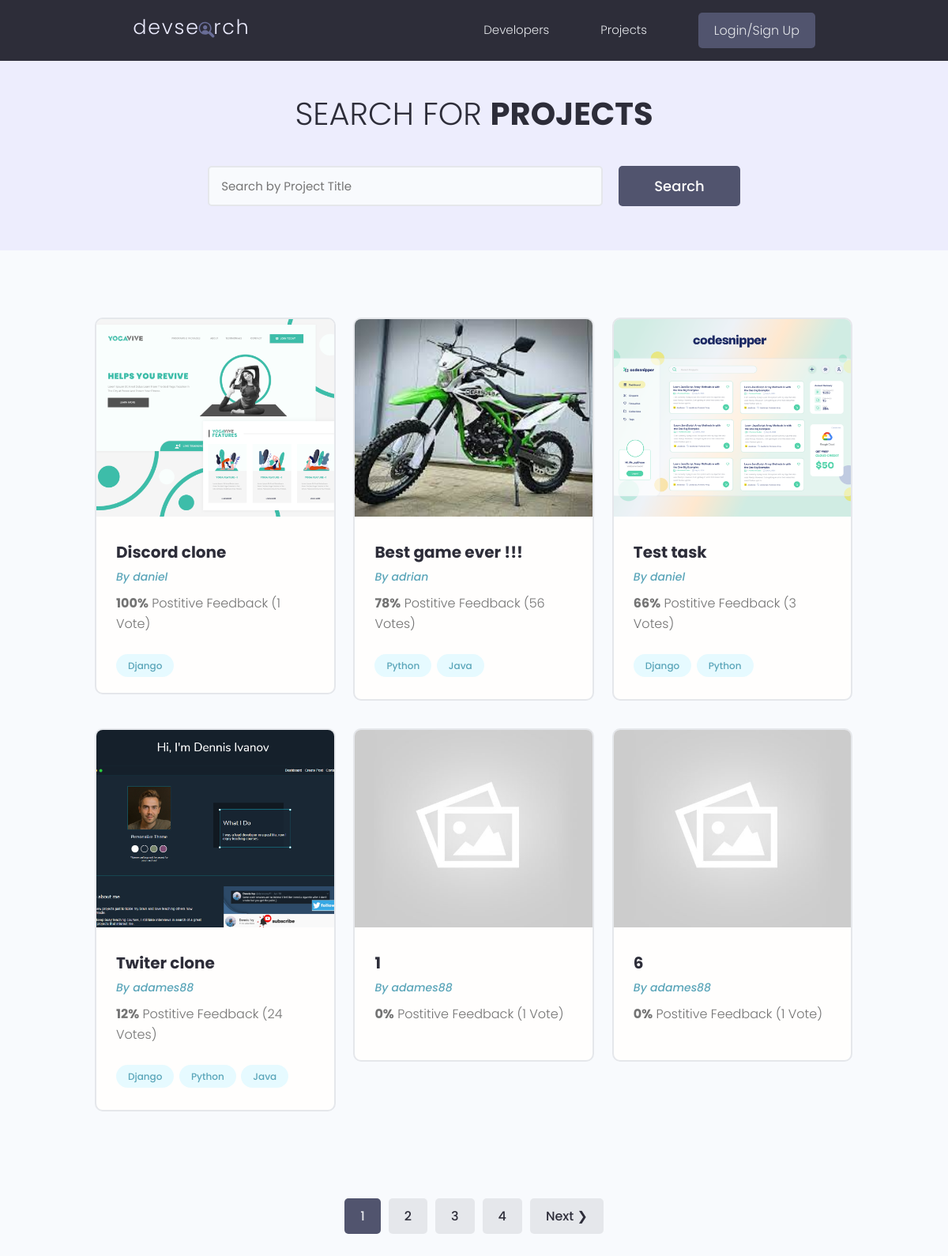
The app's page /projects/, older data.
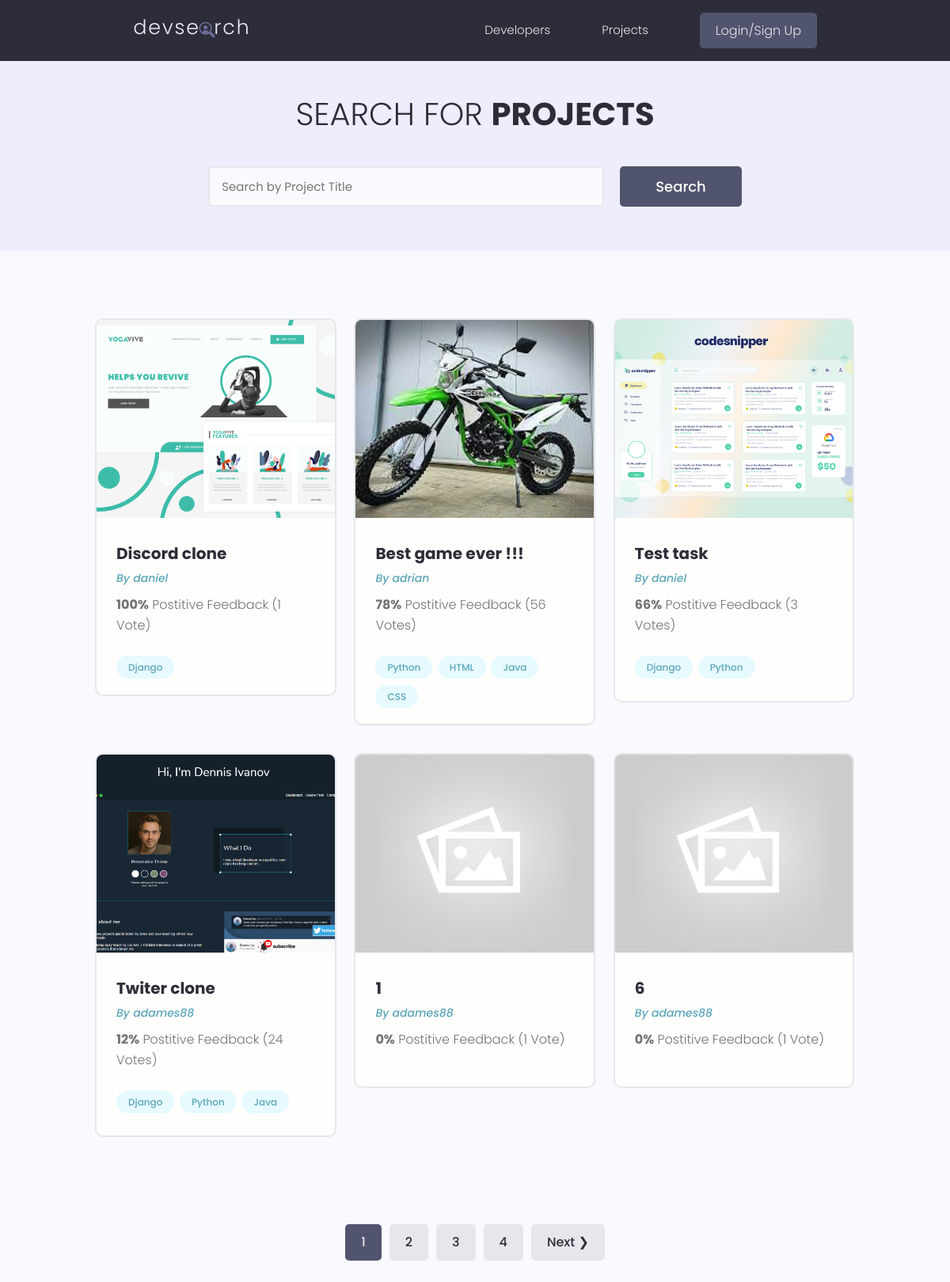
The same page, newer data.
### projects/models.py (models this page shows, shortened)
class Project(models.Model):
    id = models.UUIDField(default=uuid.uuid4, unique=True,
    primary_key=True, editable=False)
    owner = models.ForeignKey(Profile, on_delete=models.CASCADE,null=True,blank=True)
    title = models.CharField(max_length=200)
    description = models.TextField(null=True, blank=True)
    featured_image = models.ImageField(null=False,blank=False, default="default.jpg")
    demo_link = models.CharField(max_length=2000,null=True,blank=True)
    source_link = models.CharField(max_length=2000,null=True,blank=True)
    tags = models.ManyToManyField("Tag",blank=True )
    vote_total = models.IntegerField(default=0, null=True,blank=True)
    vote_ratio = models.IntegerField(default=0, null=True,blank=True)
    created = models.DateTimeField(auto_now_add=True)
    updated = models.DateTimeField(auto_now=True)
    class Meta:
        ordering = ["-vote_ratio","-vote_total", "title"]

class Tag (models.Model):
    id = models.UUIDField(default=uuid.uuid4, unique=True,
    primary_key=True, editable=False)
    name = models.CharField(max_length=200)
    created = models.DateTimeField(auto_now_add=True)
    def __str__(self):
        return self.name

### users/models.py (models this page shows)
class Profile(models.Model):
    id = models.UUIDField(default=uuid.uuid4, unique=True,
    primary_key=True, editable=False)
    user = models.OneToOneField(User, on_delete=models.CASCADE, null=True,blank=True)
    name = models.CharField(max_length=200, blank=True, null=True)
    username = models.CharField(max_length=200, blank=True, null=True)
    location = models.CharField(max_length=200, blank=True, null=True)
    email = models.EmailField(max_length=300, null= True, blank=True)
    short_info = models.CharField(max_length=200, blank=True, null=True)
    bio = models.TextField(blank=True, null=True)
    profile_image = models.ImageField(blank=False, null=False, upload_to="profiles/", default="profiles/user-default.png")
    social_github = models.CharField(max_length=200, blank=True, null=True)
    social_twitter = models.CharField(max_length=200, blank=True, null=True)
    social_linkedin = models.CharField(max_length=200, blank=True, null=True)
    social_youtube = models.CharField(max_length=200, blank=True, null=True)
    social_website = models.CharField(max_length=200, blank=True, null=True)
    social_stackoverflow = models.CharField(max_length=200, blank=True, null=True)
    created = models.DateTimeField(auto_now_add=True)
    class Meta:
        ordering = ["-created"]
    def __str__(self):
        return str(self.username)

### projects/views.py (the view)
# urls.py: path("projects/",views.get_projects),
def projects (request):
    search_query = ""
    if request.GET.get("search_query"):
        search_query = request.GET.get("search_query")
    tag = Tag.objects.filter(name__icontains = search_query)
    projects = Project.objects.distinct().filter(
    Q(title__icontains = search_query)|
    Q(description__icontains = search_query) |
    Q(tags__in = tag) |
    Q(owner__name__icontains = search_query)
       )
    page = request.GET.get("page")
    paginator= Paginator(projects, 6)
    try:
        projects = paginator.page(page)
    except PageNotAnInteger:
        page = 1
        projects = paginator.page(page)
    except EmptyPage:
        page = paginator.num_pages
        projects = paginator.page(page)
    left_index = (int(page) - 4)
    if left_index <1:
        left_index = 1
    right_index = (int(page) + 5)
    if right_index > paginator.num_pages:
        right_index = paginator.num_pages+1
    custom_range= range(left_index,right_index)
    context = {"projects":projects, "search_query":search_query, "paginator":paginator, "custom_range":custom_range}
    return render(request, "projects/projects.html", context)

### projects/templates/projects/projects.html (shortened to what this page needs)
{% extends 'main.html' %}
{% block content %}
<main class="projects">
    <section class="hero-section text-center">
        <div class="container container--narrow">
            <div class="hero-section__box">
                <h2>Search for <span>Projects</span></h2>
            </div>
            <div class="hero-section__search">
                <form id="search_form" class="form" action="{% url 'projects' %}" method="get">
                    <div class="form__field">
                        <input class="input input--text" id="formInput#search" type="text" name="search_query"
                           value="{{ search_query }}" placeholder="Search by Project Title" />
                    </div>
                    <input class="btn btn--sub btn--lg" type="submit" value="Search" />
                </form>
            </div>
        </div>
    </section>
    <section class="projectsList">
        <div class="container">
            <div class="grid grid--three">
                {% for project in projects %}
                <div class="column">
                    <div class="card project">
                        <a href="{% url 'project' project.id %}" class="project">
                            <img class="project__thumbnail" src="{{ project.featured_image.url }}" alt="project thumbnail" />
                            <div class="card__body">
                                <h3 class="project__title">{{ project.title }}</h3>
                                <p><a class="project__author" href="{% url 'profile' project.owner.id %}">By {{ project.owner}}</a></p>
                                <p class="project--rating">
                                    <span style="font-weight: bold;">{{ project.vote_ratio }}%</span> Postitive
                                    Feedback ({{ project.vote_total }} Vote{{ project.vote_total|pluralize:"s" }})
                                </p>
                                <div class="project__tags">
                                    {% for tag in project.tags.all %}
                                    <span class="tag tag--pill tag--main">
                                        <small>{{tag}}</small>
                                    </span>
                                    {% endfor %}
                                </div>
                            </div>
                        </a>
                    </div>
                </div>
                {% endfor %}
            </div>
        </div>
    </section>
    {% include 'pagination.html' with queryset=projects custom_range=custom_range %}
</main>
{% endblock content %}

Row changes from the older to the newer data that the page shows:
added Tag: name "HTML", shown under Project "Best game ever !!!"
added Tag: name "CSS", shown under Project "Best game ever !!!"
